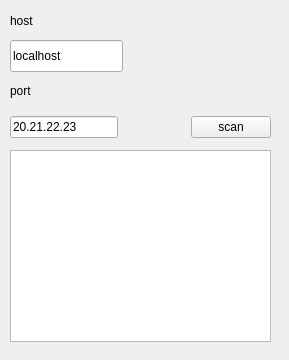
<?xml version="1.0" encoding="UTF-8"?>
<ui version="4.0">
 <class>Scanner</class>
 <widget class="QWidget" name="Scanner">
  <property name="geometry">
   <rect>
    <x>0</x>
    <y>0</y>
    <width>289</width>
    <height>360</height>
   </rect>
  </property>
  <property name="windowTitle">
   <string>Scanner</string>
  </property>
  <widget class="QLabel" name="host">
   <property name="geometry">
    <rect>
     <x>10</x>
     <y>10</y>
     <width>68</width>
     <height>22</height>
    </rect>
   </property>
   <property name="text">
    <string>host</string>
   </property>
  </widget>
  <widget class="QLineEdit" name="hostName">
   <property name="geometry">
    <rect>
     <x>10</x>
     <y>40</y>
     <width>113</width>
     <height>32</height>
    </rect>
   </property>
   <property name="text">
    <string>localhost</string>
   </property>
  </widget>
  <widget class="QLabel" name="label_2">
   <property name="geometry">
    <rect>
     <x>10</x>
     <y>80</y>
     <width>68</width>
     <height>22</height>
    </rect>
   </property>
   <property name="text">
    <string>port</string>
   </property>
  </widget>
  <widget class="QTextBrowser" name="portStatusDisplay">
   <property name="geometry">
    <rect>
     <x>10</x>
     <y>150</y>
     <width>261</width>
     <height>192</height>
    </rect>
   </property>
  </widget>
  <widget class="QWidget" name="layoutWidget">
   <property name="geometry">
    <rect>
     <x>10</x>
     <y>110</y>
     <width>261</width>
     <height>34</height>
    </rect>
   </property>
   <layout class="QHBoxLayout" name="horizontalLayout">
    <item>
     <widget class="QLineEdit" name="portsToScan">
      <property name="text">
       <string>20.21.22.23</string>
      </property>
     </widget>
    </item>
    <item>
     <spacer name="horizontalSpacer">
      <property name="orientation">
       <enum>Qt::Horizontal</enum>
      </property>
      <property name="sizeHint" stdset="0">
       <size>
        <width>58</width>
        <height>20</height>
       </size>
      </property>
     </spacer>
    </item>
    <item>
     <widget class="QPushButton" name="scanButton">
      <property name="text">
       <string>scan</string>
      </property>
     </widget>
    </item>
   </layout>
  </widget>
 </widget>
 <resources/>
 <connections/>
</ui>
